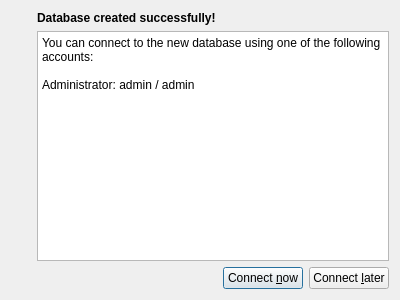
<ui version="4.0" >
 <class>DatabaseCreatedDialog</class>
 <widget class="QDialog" name="DatabaseCreatedDialog" >
  <property name="geometry" >
   <rect>
    <x>0</x>
    <y>0</y>
    <width>400</width>
    <height>300</height>
   </rect>
  </property>
  <property name="windowTitle" >
   <string>Database created</string>
  </property>
  <layout class="QVBoxLayout" >
   <item>
    <layout class="QHBoxLayout" >
     <item>
      <layout class="QVBoxLayout" >
       <item>
        <widget class="QLabel" name="label" >
         <property name="text" >
          <string/>
         </property>
         <property name="pixmap" >
          <pixmap resource="common.qrc" >:/images/images/info.png</pixmap>
         </property>
        </widget>
       </item>
       <item>
        <spacer>
         <property name="orientation" >
          <enum>Qt::Vertical</enum>
         </property>
         <property name="sizeHint" stdset="0" >
          <size>
           <width>20</width>
           <height>41</height>
          </size>
         </property>
        </spacer>
       </item>
      </layout>
     </item>
     <item>
      <layout class="QVBoxLayout" >
       <item>
        <widget class="QLabel" name="label_2" >
         <property name="font" >
          <font>
           <weight>75</weight>
           <bold>true</bold>
          </font>
         </property>
         <property name="text" >
          <string>Database created successfully!</string>
         </property>
        </widget>
       </item>
       <item>
        <widget class="QTextEdit" name="textEdit" >
         <property name="readOnly" >
          <bool>true</bool>
         </property>
         <property name="html" >
          <string>&lt;!DOCTYPE HTML PUBLIC "-//W3C//DTD HTML 4.0//EN" "http://www.w3.org/TR/REC-html40/strict.dtd">
&lt;html>&lt;head>&lt;meta name="qrichtext" content="1" />&lt;style type="text/css">
p, li { white-space: pre-wrap; }
&lt;/style>&lt;/head>&lt;body style=" font-family:'DejaVu Sans'; font-size:9pt; font-weight:400; font-style:normal;">
&lt;p style=" margin-top:0px; margin-bottom:0px; margin-left:0px; margin-right:0px; -qt-block-indent:0; text-indent:0px; font-family:'Sans Serif';">You can connect to the new database using one of the following accounts:&lt;/p>
&lt;p style="-qt-paragraph-type:empty; margin-top:0px; margin-bottom:0px; margin-left:0px; margin-right:0px; -qt-block-indent:0; text-indent:0px; font-family:'Sans Serif';">&lt;/p>
&lt;p style=" margin-top:0px; margin-bottom:0px; margin-left:0px; margin-right:0px; -qt-block-indent:0; text-indent:0px; font-family:'Sans Serif';">Administrator: admin / admin&lt;/p>&lt;/body>&lt;/html></string>
         </property>
        </widget>
       </item>
      </layout>
     </item>
    </layout>
   </item>
   <item>
    <layout class="QHBoxLayout" >
     <item>
      <spacer>
       <property name="orientation" >
        <enum>Qt::Horizontal</enum>
       </property>
       <property name="sizeHint" stdset="0" >
        <size>
         <width>40</width>
         <height>20</height>
        </size>
       </property>
      </spacer>
     </item>
     <item>
      <widget class="QPushButton" name="pushConnect" >
       <property name="text" >
        <string>Connect &amp;now</string>
       </property>
       <property name="icon" >
        <iconset resource="common.qrc" >
         <normaloff>:/images/images/connect.png</normaloff>:/images/images/connect.png</iconset>
       </property>
       <property name="default" >
        <bool>true</bool>
       </property>
      </widget>
     </item>
     <item>
      <widget class="QPushButton" name="pushLater" >
       <property name="text" >
        <string>Connect &amp;later</string>
       </property>
       <property name="icon" >
        <iconset resource="common.qrc" >
         <normaloff>:/images/images/cancel.png</normaloff>:/images/images/cancel.png</iconset>
       </property>
      </widget>
     </item>
    </layout>
   </item>
  </layout>
 </widget>
 <resources>
  <include location="common.qrc" />
 </resources>
 <connections/>
</ui>
